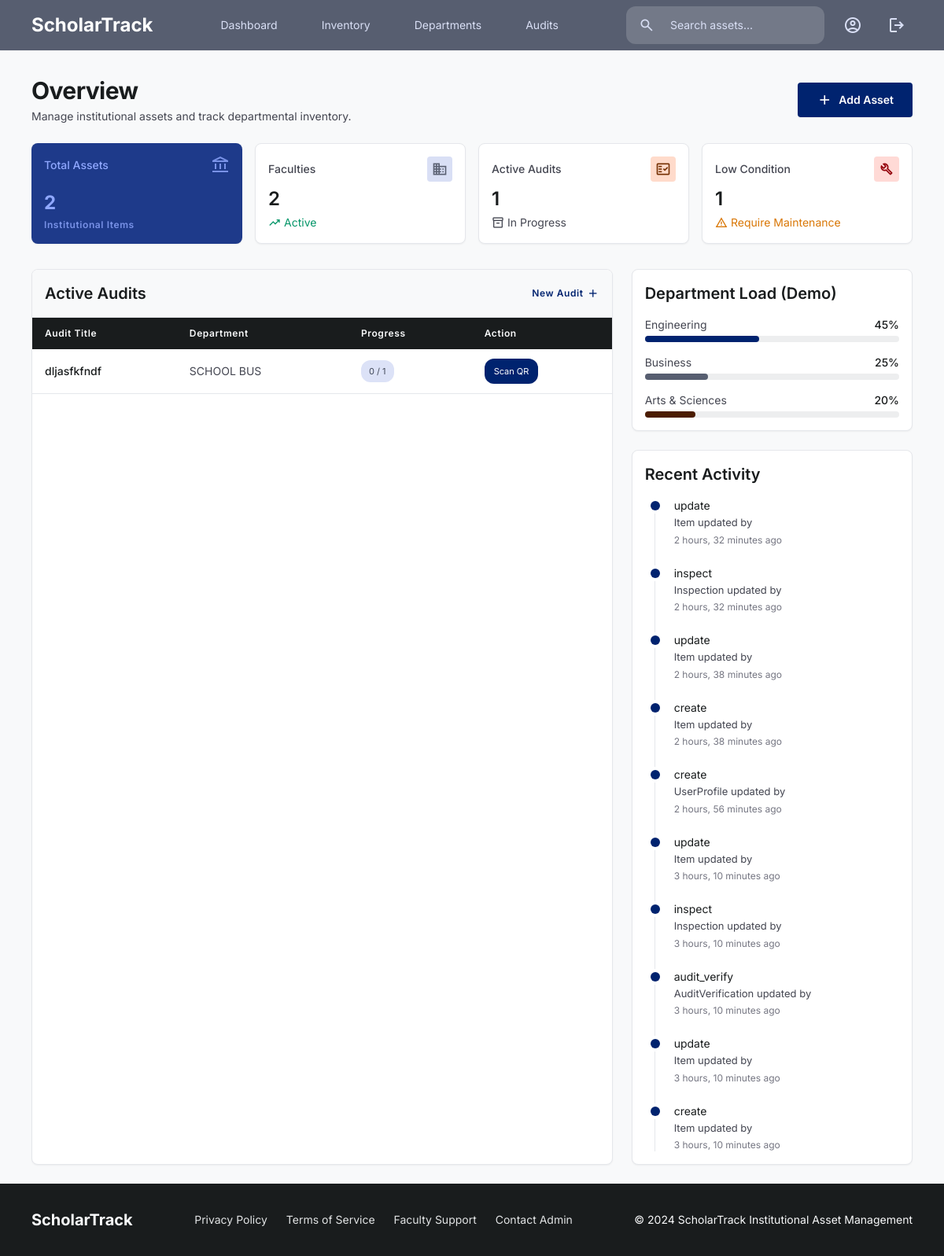
The page /core/ (signed in) on the database its author committed.
### core/models.py (models this page shows, shortened)
class AuditSession(models.Model):
    STATUS_DRAFT = 'draft'
    STATUS_ACTIVE = 'active'
    STATUS_CLOSED = 'closed'
    STATUS_CHOICES = [
        (STATUS_DRAFT, 'Draft'),
        (STATUS_ACTIVE, 'Active'),
        (STATUS_CLOSED, 'Closed'),
    ]
    title = models.CharField(max_length=200)
    department = models.ForeignKey(Department, on_delete=models.PROTECT, related_name='audit_sessions')
    office = models.ForeignKey(Office, null=True, blank=True, on_delete=models.SET_NULL, related_name='audit_sessions')
    started_by = models.ForeignKey(settings.AUTH_USER_MODEL, on_delete=models.SET_NULL, null=True, related_name='started_audits')
    started_at = models.DateTimeField(auto_now_add=True)
    closed_at = models.DateTimeField(null=True, blank=True)
    status = models.CharField(max_length=20, choices=STATUS_CHOICES, default=STATUS_DRAFT)
    notes = models.TextField(blank=True)
    class Meta:
        ordering = ['-started_at']
    @property
    def expected_count(self):
        qs = Item.objects.filter(department=self.department, status=Item.STATUS_ACTIVE)
        if self.office_id:
            qs = qs.filter(office=self.office)
        return qs.count()
    @property
    def verified_count(self):
        return self.verifications.filter(status=AuditVerification.STATUS_VERIFIED).count()

class Department(models.Model):
    faculty = models.ForeignKey(Faculty, on_delete=models.CASCADE, related_name='departments')
    code = models.CharField(max_length=10)
    name = models.CharField(max_length=200)
    next_uid_sequence = models.PositiveIntegerField(default=1)
    class Meta:
        unique_together = ('faculty', 'code')

class Office(models.Model):
    department = models.ForeignKey(Department, on_delete=models.CASCADE, related_name='offices')
    code = models.CharField(max_length=20)
    name = models.CharField(max_length=200)
    building = models.CharField(max_length=100, blank=True)
    room = models.CharField(max_length=50, blank=True)
    floor = models.CharField(max_length=20, blank=True)
    class Meta:
        unique_together = ('department', 'code')
        ordering = ['department', 'name']

class AuditLog(models.Model):
    ACTIONS = [
        ('create', 'create'),
        ('update', 'update'),
        ('delete', 'delete'),
        ('inspect', 'inspect'),
        ('transfer', 'transfer'),
        ('audit_verify', 'audit_verify'),
    ]
    action = models.CharField(max_length=20, choices=ACTIONS)
    actor = models.ForeignKey(settings.AUTH_USER_MODEL, null=True, blank=True, on_delete=models.SET_NULL)
    model_name = models.CharField(max_length=100)
    object_pk = models.CharField(max_length=200, null=True, blank=True)
    timestamp = models.DateTimeField(default=timezone.now)
    data = models.JSONField(null=True, blank=True)
    class Meta:
        ordering = ['-timestamp']

### core/views.py (the view)
# urls.py: path('', views.DashboardView.as_view(), name='dashboard'),
class DashboardView(LoginRequiredMixin, TemplateView):
    template_name = 'dashboard.html'
    def get_context_data(self, **kwargs):
        ctx = super().get_context_data(**kwargs)
        items = scope_queryset_for_user(Item.objects.all(), self.request.user)
        sessions = scope_queryset_for_user(
            AuditSession.objects.all(), self.request.user, department_field='department'
        )
        ctx['item_count'] = items.count()
        ctx['faculty_count'] = Faculty.objects.count()
        ctx['active_audits'] = sessions.filter(status=AuditSession.STATUS_ACTIVE).count()
        ctx['low_condition'] = items.filter(average_condition__lt=2.5).count()
        ctx['recent_transfers'] = Transfer.objects.select_related(
            'item', 'to_department', 'to_office'
        ).order_by('-moved_at')[:10]
        ctx['recent_activity'] = AuditLog.objects.order_by('-timestamp')[:10]
        ctx['active_sessions'] = sessions.filter(status=AuditSession.STATUS_ACTIVE)[:5]
        return ctx

### core/context_processors.py (called while the page is built)
def site_context(request):
    profile = None
    if request.user.is_authenticated:
        profile = get_or_create_profile(request.user)
    return {
        'user_profile': profile,
        'can_manage_org': request.user.is_superuser or (
            profile and profile.is_admin_role
        ) if request.user.is_authenticated else False,
        'can_run_audits': request.user.is_superuser or user_can_run_audits(request.user),
    }

### core/permissions.py (called while the page is built, shortened)
def get_or_create_profile(user):
    profile, _ = UserProfile.objects.get_or_create(user=user)
    return profile

def scope_queryset_for_user(qs, user, department_field='department', faculty_field='department__faculty'):
    if not user.is_authenticated:
        return qs.none()
    if user.is_superuser:
        return qs

### templates/dashboard.html (shortened to what this page needs)
{% extends "base.html" %}
{% block content %}
<div class="flex flex-col md:flex-row md:items-center justify-between gap-stack-md">
    <div>
        <h1 class="font-headline-lg-mobile text-headline-lg-mobile md:font-headline-lg md:text-headline-lg text-on-surface">Overview</h1>
        <p class="font-body-md text-body-md text-on-surface-variant mt-1">Manage institutional assets and track departmental inventory.</p>
    </div>
    <a href="{% url 'item-add' %}" style="text-decoration: none;" class="bg-primary hover:bg-on-primary-fixed-variant text-on-primary font-body-md text-body-md font-semibold px-6 py-2.5 rounded-lg shadow-sm flex items-center gap-2 transition-colors min-h-[44px] w-full md:w-auto justify-center">
        <span class="material-symbols-outlined text-[20px]">add</span>
        Add Asset
    </a>
</div>
<div class="grid grid-cols-1 sm:grid-cols-2 lg:grid-cols-4 gap-stack-md">
    <div class="bg-primary-container text-on-primary-container rounded-xl p-stack-md shadow-sm hover:-translate-y-[2px] transition-transform duration-200 flex flex-col justify-between h-32">
        <div class="flex items-center justify-between">
            <span class="font-body-md text-body-md font-medium">Total Assets</span>
            <span class="material-symbols-outlined opacity-80">account_balance</span>
        </div>
        <div>
            <div class="font-headline-lg-mobile text-headline-lg-mobile font-bold">{{ item_count }}</div>
            <div class="font-label-caps text-label-caps opacity-80 mt-1">Institutional Items</div>
        </div>
    </div>
    <div class="bg-surface-container-lowest border border-border-subtle rounded-xl p-stack-md shadow-sm hover:-translate-y-[2px] transition-transform duration-200 flex flex-col justify-between h-32">
        <div class="flex items-center justify-between text-on-surface-variant">
            <span class="font-body-md text-body-md font-medium">Faculties</span>
            <div class="bg-secondary-container text-on-secondary-container p-1.5 rounded-lg flex items-center justify-center">
                <span class="material-symbols-outlined text-[20px]">domain</span>
            </div>
        </div>
        <div>
            <div class="font-headline-md text-headline-md text-on-surface">{{ faculty_count }}</div>
            <div class="font-body-md text-body-md text-status-success flex items-center mt-1">
                <span class="material-symbols-outlined text-[16px] mr-1">trending_up</span> Active
            </div>
        </div>
    </div>
    <div class="bg-surface-container-lowest border border-border-subtle rounded-xl p-stack-md shadow-sm hover:-translate-y-[2px] transition-transform duration-200 flex flex-col justify-between h-32">
        <div class="flex items-center justify-between text-on-surface-variant">
            <span class="font-body-md text-body-md font-medium">Active Audits</span>
            <div class="bg-tertiary-fixed text-on-tertiary-fixed-variant p-1.5 rounded-lg flex items-center justify-center">
                <span class="material-symbols-outlined text-[20px]">fact_check</span>
            </div>
        </div>
        <div>
            <div class="font-headline-md text-headline-md text-on-surface">{{ active_audits }}</div>
            <div class="font-body-md text-body-md text-on-surface-variant flex items-center mt-1">
                <span class="material-symbols-outlined text-[16px] mr-1">inventory_2</span> In Progress
            </div>
        </div>
    </div>
    <div class="bg-surface-container-lowest border border-border-subtle rounded-xl p-stack-md shadow-sm hover:-translate-y-[2px] transition-transform duration-200 flex flex-col justify-between h-32">
        <div class="flex items-center justify-between text-on-surface-variant">
            <span class="font-body-md text-body-md font-medium">Low Condition</span>
            <div class="bg-error-container text-on-error-container p-1.5 rounded-lg flex items-center justify-center">
                <span class="material-symbols-outlined text-[20px]">build</span>
            </div>
        </div>
        <div>
            <div class="font-headline-md text-headline-md text-on-surface">{{ low_condition }}</div>
            <div class="font-body-md text-body-md text-status-warning flex items-center mt-1">
                <span class="material-symbols-outlined text-[16px] mr-1">warning</span> Require Maintenance
            </div>
        </div>
    </div>
</div>
<div class="grid grid-cols-1 lg:grid-cols-3 gap-gutter mt-stack-sm">
    <div class="lg:col-span-2 bg-surface-container-lowest border border-border-subtle rounded-xl shadow-sm flex flex-col overflow-hidden">
        <div class="p-stack-md border-b border-border-subtle flex items-center justify-between bg-surface-bright">
            <h2 class="font-headline-sm text-headline-sm text-on-surface">Active Audits</h2>
            {% if perms.core.add_auditsession %}
            <a href="{% url 'audit-add' %}" style="text-decoration: none;" class="text-primary hover:text-on-primary-fixed-variant font-label-caps text-label-caps flex items-center gap-1 transition-colors">
                New Audit <span class="material-symbols-outlined text-[16px]">add</span>
            </a>
            {% endif %}
        </div>
        <div class="overflow-x-auto custom-scrollbar">
            <table class="w-full text-left border-collapse min-w-[600px]">
                <thead>
                    <tr class="bg-on-surface text-surface">
                        <th class="font-label-caps text-label-caps py-3 px-stack-md font-semibold">Audit Title</th>
                        <th class="font-label-caps text-label-caps py-3 px-stack-md font-semibold">Department</th>
                        <th class="font-label-caps text-label-caps py-3 px-stack-md font-semibold">Progress</th>
                        <th class="font-label-caps text-label-caps py-3 px-stack-md font-semibold">Action</th>
                    </tr>
                </thead>
                <tbody class="font-body-md text-body-md">
                    {% for s in active_sessions %}
                    <tr class="border-b border-border-subtle hover:bg-surface-gray transition-colors">
                        <td class="py-3 px-stack-md font-medium text-on-surface">{{ s.title }}</td>
                        <td class="py-3 px-stack-md text-on-surface-variant">{{ s.department.name }}</td>
                        <td class="py-3 px-stack-md text-on-surface-variant">
                            <span class="inline-flex items-center bg-secondary-fixed text-on-secondary-fixed-variant font-label-caps text-[11px] px-2.5 py-1 rounded-full">
                                {{ s.verified_count }} / {{ s.expected_count }}
                            </span>
                        </td>
                        <td class="py-3 px-stack-md">
                            <a href="{% url 'audit-scanner' s.pk %}" style="text-decoration: none;" class="inline-flex items-center bg-primary text-on-primary font-label-caps text-[11px] px-3 py-1.5 rounded-full hover:bg-on-primary-fixed-variant transition-colors">
                                Scan QR
                            </a>
                        </td>
                    </tr>
                    {% empty %}
                    <tr>
                        <td colspan="4" class="py-4 px-stack-md text-center text-on-surface-variant">
                            No active audits at the moment.
                        </td>
                    </tr>
                    {% endfor %}
                </tbody>
            </table>
        </div>
    </div>
    <div class="flex flex-col gap-gutter">
        <div class="bg-surface-container-lowest border border-border-subtle rounded-xl shadow-sm p-stack-md">
            <h3 class="font-headline-sm text-headline-sm text-on-surface mb-stack-md">Department Load (Demo)</h3>
            <div class="flex flex-col gap-4">
                <div>
                    <div class="flex justify-between font-body-md text-body-md text-on-surface-variant mb-1">
                        <span>Engineering</span>
                        <span class="font-medium text-on-surface">45%</span>
                    </div>
                    <div class="w-full bg-surface-container rounded-full h-2">
                        <div class="bg-primary h-2 rounded-full" style="width: 45%"></div>
                    </div>
                </div>
                <div>
                    <div class="flex justify-between font-body-md text-body-md text-on-surface-variant mb-1">
                        <span>Business</span>
                        <span class="font-medium text-on-surface">25%</span>
                    </div>
                    <div class="w-full bg-surface-container rounded-full h-2">
                        <div class="bg-secondary h-2 rounded-full" style="width: 25%"></div>
                    </div>
                </div>
                <div>
                    <div class="flex justify-between font-body-md text-body-md text-on-surface-variant mb-1">
                        <span>Arts & Sciences</span>
                        <span class="font-medium text-on-surface">20%</span>
                    </div>
                    <div class="w-full bg-surface-container rounded-full h-2">
                        <div class="bg-tertiary h-2 rounded-full" style="width: 20%"></div>
                    </div>
                </div>
            </div>
        </div>
        <div class="bg-surface-container-lowest border border-border-subtle rounded-xl shadow-sm p-stack-md flex-grow">
            <h3 class="font-headline-sm text-headline-sm text-on-surface mb-stack-md">Recent Activity</h3>
            <div class="relative border-l border-border-subtle ml-3 space-y-6">
                {% for log in recent_activity %}
                <div class="relative pl-6">
                    <div class="absolute -left-1.5 top-1 w-3 h-3 bg-primary rounded-full ring-4 ring-surface-container-lowest"></div>
                    <p class="font-body-md text-body-md text-on-surface">{{ log.get_action_display }}</p>
                    <p class="font-body-md text-[13px] text-on-surface-variant mt-0.5">
                        {{ log.model_name }} updated by {{ log.user.username }}
                    </p>
                    <span class="text-xs text-outline block mt-1">{{ log.timestamp|timesince }} ago</span>
                </div>
                {% empty %}
                <div class="relative pl-6">
                    <p class="font-body-md text-body-md text-on-surface-variant">No recent activity.</p>
                </div>
                {% endfor %}
            </div>
        </div>
    </div>
</div>
{% endblock %}

### templates/base.html (style rules this page uses)
.material-symbols-outlined { font-variation-settings: 'FILL' 0, 'wght' 400, 'GRAD' 0, 'opsz' 24; }

### rows shown on the page
AuditSession: title "dljasfkfndf", department.name "SCHOOL BUS", verified_count "0", expected_count "1"
AuditLog: action "update", model_name "Item", timestamp "2 hours, 32 minutes"
AuditLog: action "inspect", model_name "Inspection", timestamp "2 hours, 32 minutes"
AuditLog: action "update", model_name "Item", timestamp "2 hours, 38 minutes"
AuditLog: action "create", model_name "Item", timestamp "2 hours, 38 minutes"
AuditLog: action "create", model_name "UserProfile", timestamp "2 hours, 56 minutes"
AuditLog: action "update", model_name "Item", timestamp "3 hours, 10 minutes"
AuditLog: action "inspect", model_name "Inspection", timestamp "3 hours, 10 minutes"
AuditLog: action "audit_verify", model_name "AuditVerification", timestamp "3 hours, 10 minutes"
AuditLog: action "update", model_name "Item", timestamp "3 hours, 10 minutes"
AuditLog: action "create", model_name "Item", timestamp "3 hours, 10 minutes"

### other values the page prints
{{ item_count }} "2"
{{ faculty_count }} "2"
{{ active_audits }} "1"
{{ low_condition }} "1"
